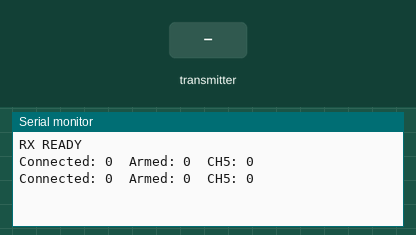
A sketch run on a simulated ESP32. On the bench: the last lines printed to the serial monitor. Inputs (shaded band) come from the test bench.

Above: at 1.2 s.
1.3 s: the transmitter starts sending ch.0 = 0
At 1.48 s:
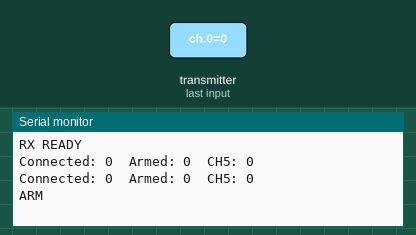
2.8 s: the transmitter starts sending ch.4 = 2048
At 2.98 s:
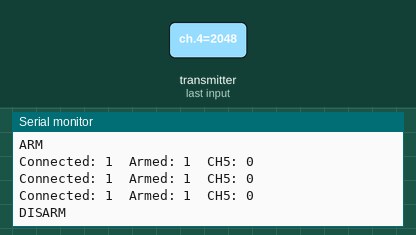
4.3 s: the transmitter starts sending ch.4 = 1024
At 4.9 s:
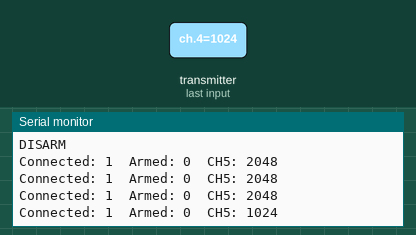
Timing chart, 0 to 7.3 s (numbered marks = the images above; inputs shaded):
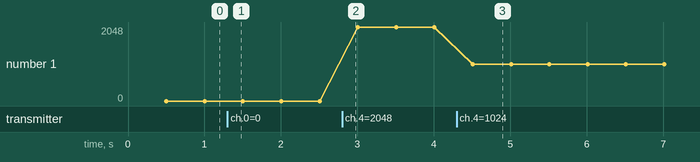

The sketch:

RX_ESP32_SUPER_MINI_C3.ino
```cpp
#include <Arduino.h>
#include <WiFi.h>
#include <esp_now.h>

// ================= DATA =================
typedef struct {
  uint16_t ch[8];
} Data;

Data rx;

// ================= STATE =================
unsigned long lastRX = 0;

bool connected = false;
bool armed = false;

uint8_t lostCount = 0;

// ================= ESP-NOW CALLBACK =================
void onRecv(const uint8_t *mac, const uint8_t *data, int len)
{
    memcpy(&rx, data, sizeof(rx));

    lastRX = millis();
    connected = true;
    lostCount = 0;
}

// ================= SETUP =================
void setup()
{
    Serial.begin(115200);

    WiFi.mode(WIFI_STA);

    if (esp_now_init() != ESP_OK)
    {
        Serial.println("ESP-NOW FAIL");
        return;
    }

    esp_now_register_recv_cb(onRecv);

    Serial.println("RX READY");
}

// ================= LOOP =================
void loop()
{
    // ================= CHECK LOST TX =================
    if (connected && millis() - lastRX > 300)
    {
        lostCount++;

        if (lostCount >= 5)
        {
            connected = false;

            if (armed)
            {
                armed = false;
                Serial.println("AUTO DISARM");
            }

            Serial.println("TX DISCONNECTED");
        }

        lastRX = millis();
    }

    // ================= ARM / DISARM =================
    if (connected)
    {

          //         // ARM  khi giam xuong
      if (!armed && rx.ch[4] < 1000)
          {
              armed = true;
              Serial.println("ARM");
          }

          // DISARM
          if (armed && rx.ch[4] > 1800)
          {
              armed = false;
              Serial.println("DISARM");
          }

      //         // ARM  khi tang len
      // if (!armed && rx.ch[4] > 1800)
      // {
      //     armed = true;
      //     Serial.println("ARM");
      // }

      // // DISARM
      // if (armed && rx.ch[4] < 1000)
      // {
      //     armed = false;
      //     Serial.println("DISARM");
      // }


    }

    // ================= DEBUG =================
    static unsigned long t = 0;
    if (millis() - t > 500)
    {
        t = millis();

        Serial.print("Connected: ");
        Serial.print(connected);

        Serial.print("  Armed: ");
        Serial.print(armed);

        Serial.print("  CH5: ");
        Serial.println(rx.ch[4]);

    }
}
```

Measured:
- after the input at 1.3 s, the serial monitor: prints a new line after 0.05 s (image 1)
- after the input at 2.8 s, the serial monitor: prints a new line after 0.05 s (image 2)
- after the input at 4.3 s, the serial monitor: prints a new line after 0.21 s (image 3)
- plotted number 1: 0 → 2048 after the input at 2.8 s, 2048 → 1024 after the input at 4.3 s
